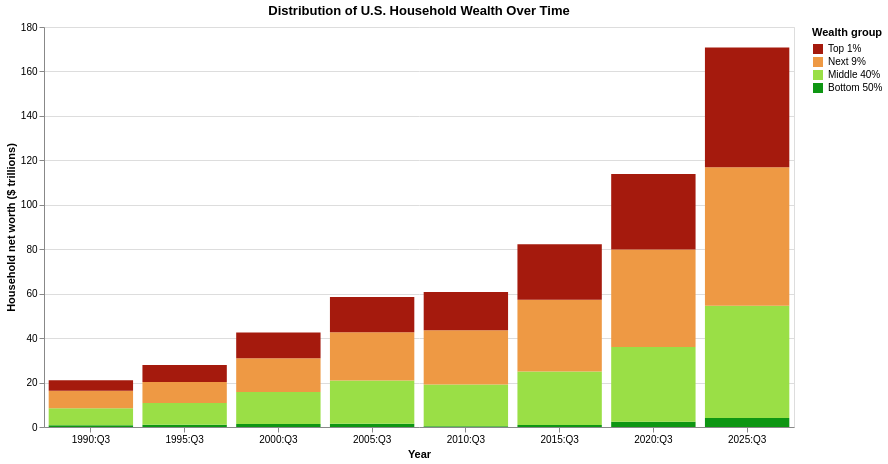

Here is the notebook cell this chart was saved with:
### Code cell
wealth_order = [
    "Bottom 50%",
    "Middle 40%",
    "Next 9%",
    "Top 1%"
]

chart06a = alt.Chart(wealth_summary).mark_bar().encode(
    x=alt.X(
        "Date:N",
        title="Year",
        sort=alt.SortField("Date", order="ascending"),
        axis=alt.Axis(labelAngle=0)
    ),
    y=alt.Y(
        "Wealth (trillions):Q",
        title="Household net worth ($ trillions)"
    ),
    color=alt.Color(
        "Wealth group:N",
        scale=alt.Scale(
            domain=wealth_order,
            range=["#0E9613", "#9ADF46", "#EE9944", "#A51A0D"]
        ),
        legend=alt.Legend(
        title="Wealth group",
        values=legend_order
        )
    ),
    order=alt.Order("stack_order:Q", sort="descending"),
    tooltip=[
        "Date:N",
        "Wealth group:N",
        alt.Tooltip("Wealth (trillions):Q", format=".2f")
    ]
).properties(
    width=750,
    height=400,
    title="Distribution of U.S. Household Wealth Over Time"
)

chart06a

### Figure 1 — Vega-Lite specification as saved in the notebook (floating-point values rounded to 4 significant figures)
{"config": {"view": {"continuousWidth": 300, "continuousHeight": 300}}, "data": {"name": "data-2922d6be8e2d017d210990930b7143c3"}, "mark": {"type": "bar"}, "encoding": {"color": {"field": "Wealth group", "legend": {"title": "Wealth group", "values": ["Top 1%", "Next 9%", "Middle 40%", "Bottom 50%"]}, "scale": {"domain": ["Bottom 50%", "Middle 40%", "Next 9%", "Top 1%"], "range": ["#0E9613", "#9ADF46", "#EE9944", "#A51A0D"]}, "type": "nominal"}, "order": {"field": "stack_order", "sort": "descending", "type": "quantitative"}, "tooltip": [{"field": "Date", "type": "nominal"}, {"field": "Wealth group", "type": "nominal"}, {"field": "Wealth (trillions)", "format": ".2f", "type": "quantitative"}], "x": {"axis": {"labelAngle": 0}, "field": "Date", "sort": {"field": "Date", "order": "ascending"}, "title": "Year", "type": "nominal"}, "y": {"field": "Wealth (trillions)", "title": "Household net worth ($ trillions)", "type": "quantitative"}}, "height": 400, "title": "Distribution of U.S. Household Wealth Over Time", "width": 750, "$schema": "https://vega.github.io/schema/vega-lite/v6.4.1.json", "datasets": {"data-2922d6be8e2d017d210990930b7143c3": [{"Date": "1990:Q3", "Wealth group": "Bottom 50%", "Wealth (trillions)": 0.7443, "stack_order": 3}, {"Date": "1990:Q3", "Wealth group": "Middle 40%", "Wealth (trillions)": 7.686, "stack_order": 2}, {"Date": "1990:Q3", "Wealth group": "Next 9%", "Wealth (trillions)": 7.858, "stack_order": 1}, {"Date": "1990:Q3", "Wealth group": "Top 1%", "Wealth (trillions)": 4.721, "stack_order": 0}, {"Date": "1995:Q3", "Wealth group": "Bottom 50%", "Wealth (trillions)": 1.024, "stack_order": 3}, {"Date": "1995:Q3", "Wealth group": "Middle 40%", "Wealth (trillions)": 9.788, "stack_order": 2}, {"Date": "1995:Q3", "Wealth group": "Next 9%", "Wealth (trillions)": 9.455, "stack_order": 1}, {"Date": "1995:Q3", "Wealth group": "Top 1%", "Wealth (trillions)": 7.619, "stack_order": 0}, {"Date": "2000:Q3", "Wealth group": "Bottom 50%", "Wealth (trillions)": 1.378, "stack_order": 3}, {"Date": "2000:Q3", "Wealth group": "Middle 40%", "Wealth (trillions)": 14.32, "stack_order": 2}, {"Date": "2000:Q3", "Wealth group": "Next 9%", "Wealth (trillions)": 15.28, "stack_order": 1}, {"Date": "2000:Q3", "Wealth group": "Top 1%", "Wealth (trillions)": 11.59, "stack_order": 0}, {"Date": "2005:Q3", "Wealth group": "Bottom 50%", "Wealth (trillions)": 1.453, "stack_order": 3}, {"Date": "2005:Q3", "Wealth group": "Middle 40%", "Wealth (trillions)": 19.51, "stack_order": 2}, {"Date": "2005:Q3", "Wealth group": "Next 9%", "Wealth (trillions)": 21.62, "stack_order": 1}, {"Date": "2005:Q3", "Wealth group": "Top 1%", "Wealth (trillions)": 15.91, "stack_order": 0}, {"Date": "2010:Q3", "Wealth group": "Bottom 50%", "Wealth (trillions)": 0.3311, "stack_order": 3}, {"Date": "2010:Q3", "Wealth group": "Middle 40%", "Wealth (trillions)": 18.85, "stack_order": 2}, {"Date": "2010:Q3", "Wealth group": "Next 9%", "Wealth (trillions)": 24.32, "stack_order": 1}, {"Date": "2010:Q3", "Wealth group": "Top 1%", "Wealth (trillions)": 17.27, "stack_order": 0}, {"Date": "2015:Q3", "Wealth group": "Bottom 50%", "Wealth (trillions)": 0.923, "stack_order": 3}, {"Date": "2015:Q3", "Wealth group": "Middle 40%", "Wealth (trillions)": 24.01, "stack_order": 2}, {"Date": "2015:Q3", "Wealth group": "Next 9%", "Wealth (trillions)": 32.37, "stack_order": 1}, {"Date": "2015:Q3", "Wealth group": "Top 1%", "Wealth (trillions)": 24.93, "stack_order": 0}, {"Date": "2020:Q3", "Wealth group": "Bottom 50%", "Wealth (trillions)": 2.412, "stack_order": 3}, {"Date": "2020:Q3", "Wealth group": "Middle 40%", "Wealth (trillions)": 33.57, "stack_order": 2}, {"Date": "2020:Q3", "Wealth group": "Next 9%", "Wealth (trillions)": 43.93, "stack_order": 1}, {"Date": "2020:Q3", "Wealth group": "Top 1%", "Wealth (trillions)": 33.91, "stack_order": 0}, {"Date": "2025:Q3", "Wealth group": "Bottom 50%", "Wealth (trillions)": 4.079, "stack_order": 3}, {"Date": "2025:Q3", "Wealth group": "Middle 40%", "Wealth (trillions)": 50.46, "stack_order": 2}, {"Date": "2025:Q3", "Wealth group": "Next 9%", "Wealth (trillions)": 62.3, "stack_order": 1}, {"Date": "2025:Q3", "Wealth group": "Top 1%", "Wealth (trillions)": 53.94, "stack_order": 0}]}}
